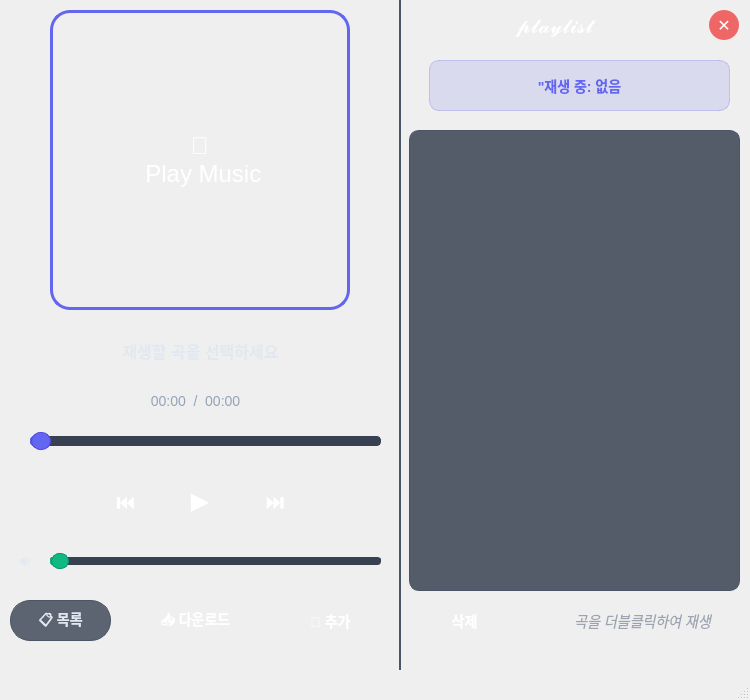
<?xml version="1.0" encoding="UTF-8"?>
<ui version="4.0">
 <class>MainWindow</class>
 <widget class="QMainWindow" name="MainWindow">
  <property name="geometry">
   <rect>
    <x>0</x>
    <y>0</y>
    <width>750</width>
    <height>700</height>
   </rect>
  </property>
  <property name="windowTitle">
   <string>MainWindow</string>
  </property>
  <property name="styleSheet">
   <string notr="true">background: qlineargradient(x1:0, y1:0, x2:0, y2:1,
                    stop:0 #1e1e2e, stop:1 #0d1117);</string>
  </property>
  <widget class="QWidget" name="centralwidget">
   <widget class="QLabel" name="lbl_Time">
    <property name="geometry">
     <rect>
      <x>100</x>
      <y>390</y>
      <width>191</width>
      <height>21</height>
     </rect>
    </property>
    <property name="styleSheet">
     <string notr="true">color: #94a3b8;
                font-size: 14px;</string>
    </property>
    <property name="text">
     <string>00:00  /  00:00</string>
    </property>
    <property name="alignment">
     <set>Qt::AlignCenter</set>
    </property>
   </widget>
   <widget class="QLabel" name="lbl_Volume">
    <property name="geometry">
     <rect>
      <x>20</x>
      <y>550</y>
      <width>21</width>
      <height>21</height>
     </rect>
    </property>
    <property name="styleSheet">
     <string notr="true">color: #e2e8f0; font-size: 16px;</string>
    </property>
    <property name="text">
     <string>🔊</string>
    </property>
   </widget>
   <widget class="QPushButton" name="btn_Forward">
    <property name="geometry">
     <rect>
      <x>250</x>
      <y>480</y>
      <width>50</width>
      <height>50</height>
     </rect>
    </property>
    <property name="styleSheet">
     <string notr="true">QPushButton {
                background: qlineargradient(x1:0, y1:0, x2:0, y2:1,
                    stop:0 #6366f1, stop:1 #4f46e5);
                color: white;
                border: none;
                border-radius: 25px;
                font-size: 20px;
                font-weight: bold;
                min-width: 50px;
                min-height: 50px;
            }
            QPushButton:hover {
                background: qlineargradient(x1:0, y1:0, x2:0, y2:1,
                    stop:0 #7c3aed, stop:1 #6d28d9);
            }
            QPushButton:pressed {
                background: qlineargradient(x1:0, y1:0, x2:0, y2:1,
                    stop:0 #5b21b6, stop:1 #4c1d95);
            }</string>
    </property>
    <property name="text">
     <string>⏭</string>
    </property>
   </widget>
   <widget class="QLabel" name="lbl_Name">
    <property name="geometry">
     <rect>
      <x>10</x>
      <y>320</y>
      <width>381</width>
      <height>61</height>
     </rect>
    </property>
    <property name="styleSheet">
     <string notr="true">   color: #e2e8f0;
                font-size: 16px;
                font-weight: bold;
                margin: 15px 0;</string>
    </property>
    <property name="text">
     <string>재생할 곡을 선택하세요</string>
    </property>
    <property name="alignment">
     <set>Qt::AlignCenter</set>
    </property>
   </widget>
   <widget class="QLabel" name="lbl_Music">
    <property name="geometry">
     <rect>
      <x>50</x>
      <y>10</y>
      <width>300</width>
      <height>300</height>
     </rect>
    </property>
    <property name="styleSheet">
     <string notr="true">border: 3px solid #6366f1;
                border-radius: 20px;
                background: qlineargradient(x1:0, y1:0, x2:1, y2:1,
                    stop:0 #4c1d95, stop:1 #7c3aed);
                color: white;
                font-size: 24px;</string>
    </property>
    <property name="text">
     <string>🎵
 Play Music</string>
    </property>
    <property name="alignment">
     <set>Qt::AlignCenter</set>
    </property>
   </widget>
   <widget class="QWidget" name="widget" native="true">
    <property name="geometry">
     <rect>
      <x>399</x>
      <y>-30</y>
      <width>350</width>
      <height>700</height>
     </rect>
    </property>
    <property name="styleSheet">
     <string notr="true"> QWidget {
                background: qlineargradient(x1:0, y1:0, x2:0, y2:1,
                    stop:0 #2d3748, stop:1 #1a202c);
                border-left: 2px solid #4a5568;
            }</string>
    </property>
    <widget class="QLabel" name="lbl_Title">
     <property name="geometry">
      <rect>
       <x>20</x>
       <y>40</y>
       <width>271</width>
       <height>31</height>
      </rect>
     </property>
     <property name="styleSheet">
      <string notr="true">  QLabel {
                color: #ffffff;
                font-size: 20px;
}</string>
     </property>
     <property name="text">
      <string>𝓹𝓵𝓪𝔂𝓵𝓲𝓼𝓽</string>
     </property>
     <property name="alignment">
      <set>Qt::AlignCenter</set>
     </property>
    </widget>
    <widget class="QPushButton" name="lbl_Exit">
     <property name="geometry">
      <rect>
       <x>310</x>
       <y>40</y>
       <width>30</width>
       <height>30</height>
      </rect>
     </property>
     <property name="styleSheet">
      <string notr="true">QPushButton {
                background: rgba(239, 68, 68, 0.8);
                color: white;
                border: none;
                border-radius: 15px;
                font-size: 16px;
                font-weight: bold;
            }
            QPushButton:hover {
                background: rgba(220, 38, 38, 1);
            }</string>
     </property>
     <property name="text">
      <string>✕</string>
     </property>
    </widget>
    <widget class="QLabel" name="lbl_List">
     <property name="geometry">
      <rect>
       <x>30</x>
       <y>90</y>
       <width>301</width>
       <height>51</height>
      </rect>
     </property>
     <property name="styleSheet">
      <string notr="true">  QLabel {
                color: #6366f1;
                font-size: 14px;
                font-weight: bold;
                padding: 12px;
                background: rgba(99, 102, 241, 0.15);
                border-radius: 10px;
                border: 1px solid rgba(99, 102, 241, 0.3);
            }</string>
     </property>
     <property name="text">
      <string>&quot;재생 중: 없음</string>
     </property>
     <property name="alignment">
      <set>Qt::AlignCenter</set>
     </property>
    </widget>
    <widget class="QListWidget" name="listWidget">
     <property name="geometry">
      <rect>
       <x>10</x>
       <y>160</y>
       <width>331</width>
       <height>461</height>
      </rect>
     </property>
     <property name="styleSheet">
      <string notr="true">QListWidget {
                background: rgba(45, 55, 72, 0.8);
                border: 1px solid #4a5568;
                border-radius: 10px;
                color: #e2e8f0;
                font-size: 14px;
                padding: 5px;
            }
            QListWidget::item {
                padding: 12px;
                border-bottom: 1px solid #4a5568;
                border-radius: 6px;
                margin: 2px;
            }
            QListWidget::item:hover {
                background: rgba(99, 102, 241, 0.3);
            }
            QListWidget::item:selected {
                background: qlineargradient(x1:0, y1:0, x2:1, y2:0,
                    stop:0 #6366f1, stop:1 #8b5cf6);
                color: white;
                font-weight: bold;
            }</string>
     </property>
    </widget>
    <widget class="QLabel" name="lbl_Info">
     <property name="geometry">
      <rect>
       <x>130</x>
       <y>630</y>
       <width>211</width>
       <height>41</height>
      </rect>
     </property>
     <property name="styleSheet">
      <string notr="true"> QLabel {
                color: #9ca3af;
                font-size: 14px;
                font-style: italic;
                padding: 8px;
            }</string>
     </property>
     <property name="text">
      <string>💡 곡을 더블클릭하여 재생</string>
     </property>
     <property name="alignment">
      <set>Qt::AlignCenter</set>
     </property>
    </widget>
    <widget class="QPushButton" name="btn_delete">
     <property name="geometry">
      <rect>
       <x>10</x>
       <y>630</y>
       <width>111</width>
       <height>41</height>
      </rect>
     </property>
     <property name="styleSheet">
      <string notr="true">QPushButton {
                background: qlineargradient(x1:0, y1:0, x2:1, y2:0,
                    stop:0 #f54242, stop:1 #f54242);
                color: white;
                border: none;
                border-radius: 20px;
                padding: 10px 20px;
                font-size: 14px;
                font-weight: bold;
            }
            QPushButton:hover {
                background: qlineargradient(x1:0, y1:0, x2:1, y2:0,
                    stop:0 #f54242, stop:1 #f54242);
            }</string>
     </property>
     <property name="text">
      <string>삭제</string>
     </property>
    </widget>
   </widget>
   <widget class="QPushButton" name="btn_List">
    <property name="geometry">
     <rect>
      <x>10</x>
      <y>600</y>
      <width>101</width>
      <height>41</height>
     </rect>
    </property>
    <property name="styleSheet">
     <string notr="true">QPushButton {
                background: rgba(55, 65, 81, 0.8);
                color: #e2e8f0;
                border: 1px solid #4b5563;
                border-radius: 20px;
                padding: 10px 20px;
                font-size: 14px;
                font-weight: bold;
            }
            QPushButton:hover {
                background: rgba(99, 102, 241, 0.5);
                border-color: #6366f1;
}</string>
    </property>
    <property name="text">
     <string>📋 목록</string>
    </property>
   </widget>
   <widget class="QPushButton" name="btn_Play">
    <property name="geometry">
     <rect>
      <x>170</x>
      <y>470</y>
      <width>60</width>
      <height>60</height>
     </rect>
    </property>
    <property name="styleSheet">
     <string notr="true">QPushButton {
                background: qlineargradient(x1:0, y1:0, x2:0, y2:1,
                    stop:0 #6366f1, stop:1 #4f46e5);
                color: white;
                border: none;
                border-radius: 25px;
                font-size: 20px;
                font-weight: bold;
                min-width: 50px;
                min-height: 50px;
            }
            QPushButton:hover {
                background: qlineargradient(x1:0, y1:0, x2:0, y2:1,
                    stop:0 #7c3aed, stop:1 #6d28d9);
            }
            QPushButton:pressed {
                background: qlineargradient(x1:0, y1:0, x2:0, y2:1,
                    stop:0 #5b21b6, stop:1 #4c1d95);
            }
  QPushButton {
                min-width: 60px;
                min-height: 60px;
                font-size: 24px;
            }</string>
    </property>
    <property name="text">
     <string>▶</string>
    </property>
   </widget>
   <widget class="QPushButton" name="btn_Add">
    <property name="geometry">
     <rect>
      <x>280</x>
      <y>600</y>
      <width>101</width>
      <height>41</height>
     </rect>
    </property>
    <property name="styleSheet">
     <string notr="true">QPushButton {
                background: qlineargradient(x1:0, y1:0, x2:1, y2:0,
                    stop:0 #059669, stop:1 #10b981);
                color: white;
                border: none;
                border-radius: 20px;
                padding: 10px 20px;
                font-size: 14px;
                font-weight: bold;
            }
            QPushButton:hover {
                background: qlineargradient(x1:0, y1:0, x2:1, y2:0,
                    stop:0 #047857, stop:1 #059669);
            }</string>
    </property>
    <property name="text">
     <string>📁 추가</string>
    </property>
   </widget>
   <widget class="QPushButton" name="btn_Past">
    <property name="geometry">
     <rect>
      <x>100</x>
      <y>480</y>
      <width>50</width>
      <height>50</height>
     </rect>
    </property>
    <property name="styleSheet">
     <string notr="true"> QPushButton {
                background: qlineargradient(x1:0, y1:0, x2:0, y2:1,
                    stop:0 #6366f1, stop:1 #4f46e5);
                color: white;
                border: none;
                border-radius: 25px;
                font-size: 20px;
                font-weight: bold;
                min-width: 50px;
                min-height: 50px;
            }
QPushButton:hover {
                background: qlineargradient(x1:0, y1:0, x2:0, y2:1,
                    stop:0 #7c3aed, stop:1 #6d28d9);
            }
QPushButton:pressed {
                background: qlineargradient(x1:0, y1:0, x2:0, y2:1,
                    stop:0 #5b21b6, stop:1 #4c1d95);
            }
 </string>
    </property>
    <property name="text">
     <string>⏮</string>
    </property>
   </widget>
   <widget class="QSlider" name="Slider_Mus">
    <property name="geometry">
     <rect>
      <x>30</x>
      <y>430</y>
      <width>351</width>
      <height>22</height>
     </rect>
    </property>
    <property name="styleSheet">
     <string notr="true">   QSlider::groove:horizontal {
                border: 1px solid #374151;
                height: 8px;
                background: #374151;
                border-radius: 4px;
            }
            QSlider::handle:horizontal {
                background: #6366f1;
                border: 1px solid #4f46e5;
                width: 18px;
                margin: -5px 0;
                border-radius: 9px;
            }
            QSlider::sub-page:horizontal {
                background: #6366f1;
                border-radius: 4px;
            }</string>
    </property>
    <property name="orientation">
     <enum>Qt::Horizontal</enum>
    </property>
   </widget>
   <widget class="QSlider" name="Slider_Vol">
    <property name="geometry">
     <rect>
      <x>50</x>
      <y>550</y>
      <width>331</width>
      <height>22</height>
     </rect>
    </property>
    <property name="styleSheet">
     <string notr="true"> QSlider::groove:horizontal {
                border: 1px solid #374151;
                height: 6px;
                background: #374151;
                border-radius: 3px;
            }
            QSlider::handle:horizontal {
                background: #10b981;
                border: 1px solid #059669;
                width: 16px;
                margin: -5px 0;
                border-radius: 8px;
            }
            QSlider::sub-page:horizontal {
                background: #10b981;
                border-radius: 3px;
            }</string>
    </property>
    <property name="orientation">
     <enum>Qt::Horizontal</enum>
    </property>
   </widget>
   <widget class="QPushButton" name="btn_Down">
    <property name="geometry">
     <rect>
      <x>130</x>
      <y>600</y>
      <width>131</width>
      <height>41</height>
     </rect>
    </property>
    <property name="styleSheet">
     <string notr="true">QPushButton {
                background: qlineargradient(x1:0, y1:0, x2:1, y2:0,
                    stop:0 #34c3eb, stop:1 #34c3eb);
                color: white;
                border: none;
                border-radius: 20px;
                padding: 10px 20px;
                font-size: 14px;
                font-weight: bold;
            }
            QPushButton:hover {
                background: qlineargradient(x1:0, y1:0, x2:1, y2:0,
                    stop:0 #34c3eb, stop:1#34c3eb);
            }</string>
    </property>
    <property name="text">
     <string>📥 다운로드</string>
    </property>
   </widget>
  </widget>
  <widget class="QMenuBar" name="menubar">
   <property name="geometry">
    <rect>
     <x>0</x>
     <y>0</y>
     <width>750</width>
     <height>21</height>
    </rect>
   </property>
  </widget>
  <widget class="QStatusBar" name="statusbar"/>
 </widget>
 <resources/>
 <connections/>
</ui>
